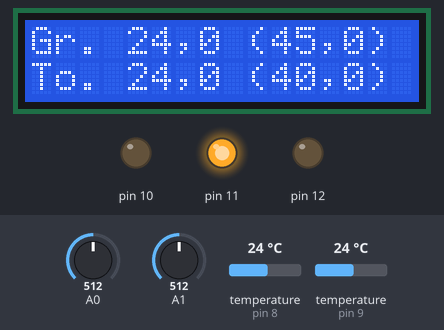
Simulated run of this sketch. Board: Arduino Uno, built with avr-gcc and run on an emulated ATmega328P. Shown: 16×2 character LCD, output pins drawn as LEDs (lit = HIGH). The inputs (shaded band) are chosen by the test bench; at power-on: temperature (sensors on pin 8, pin 9) 24 °C, A0 = 512, A1 = 512.

Above: at 4.1 s.
4.2 s: temperature (sensor on pin 8) set to 12 °C
At 6.7 s:
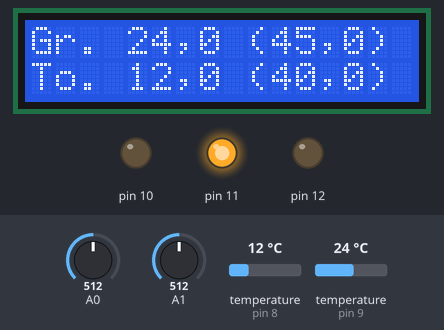
7.1 s: temperature (sensor on pin 9) set to 12 °C
At 10.0 s:
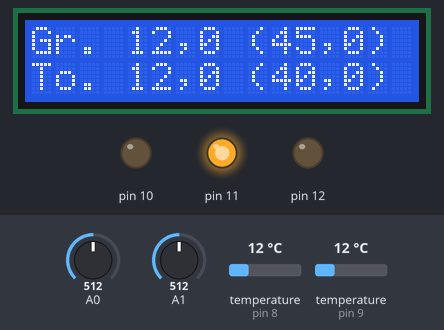
10.8 s: A0 set to 716
At 14.5 s:
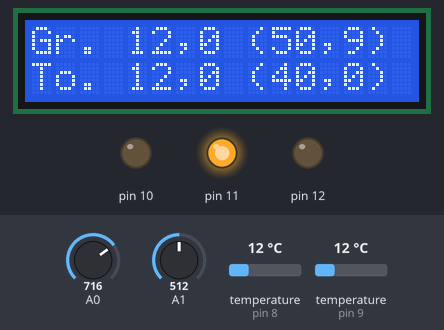
14.9 s: A1 set to 716
At 17.9 s:
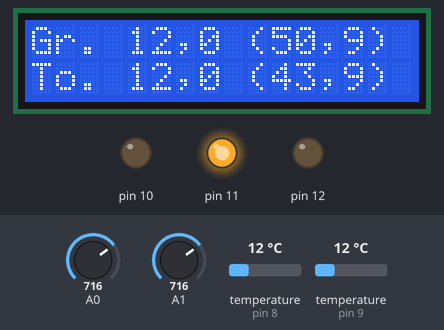
18.9 s: temperature (sensor on pin 8) set to 19 °C
At 20.2 s:
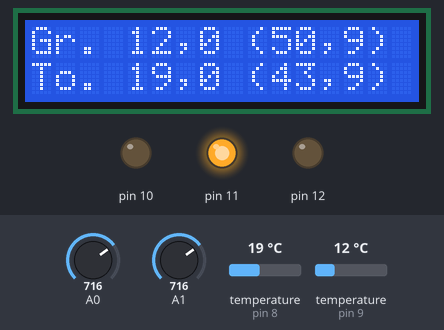
21.8 s: temperature (sensor on pin 9) set to 19 °C
At 24.7 s:
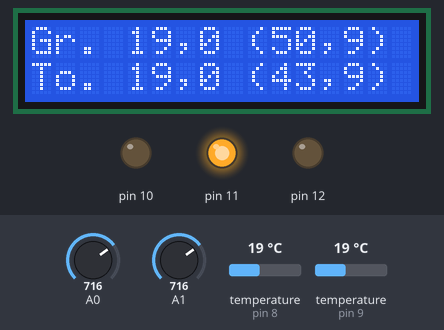
Timing chart, 0 to 26.0 s (numbered marks = the images above; inputs shaded):
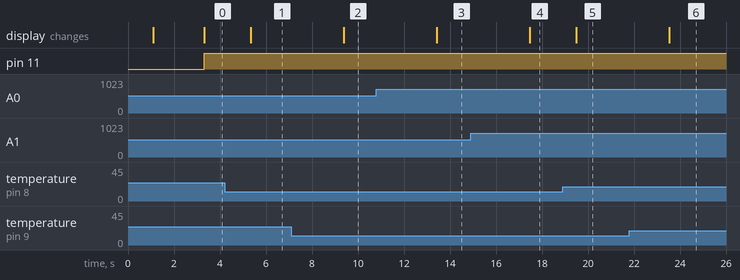

The sketch:

heatingSystem.ino
```cpp
#include<OneWire.h>
#include<LiquidCrystal.h>

#include <avr/wdt.h>

class Output {
  // Output IO pin class
  public:
  Output(int pin);
  void on();
  void off();
  bool is_on();

  private:
  int pin;
  bool _on;
};

Output::Output(int pin) {
  pinMode(pin, OUTPUT);
  this->pin = pin;
}

void Output::on() {
  digitalWrite(this->pin, HIGH);
  this->_on = true;
}

void Output::off() {
  digitalWrite(this->pin, LOW);
  this->_on = false;
}

bool Output::is_on() {
  return this->_on;
}

class Pump : public Output {
  public:
  Pump(int pin) : Output(pin) {this->off();};
};

class Boiler : public Output {
  public:
  Boiler(int pin) : Output(pin) {this->off();};
};

class StateError : public Output {
  public:
  StateError(int pin) : Output(pin) {this->off();};
};

class DS {
  public:
  DS(int pin);
  float get_temperature();
  bool is_error();

  private:
  int bottom;
  int upper;
  byte addr[8];
  void* sensor;
  bool error = false;

};

DS::DS (int pin) {
  OneWire * ds1 = new OneWire((uint8_t)pin);
  ds1->search(this->addr);
  if (OneWire::crc8(addr, 7) != addr[7]) {
    this->error = true;
  }
  this->sensor = ds1;
};

bool DS::is_error() {
  return this->error;
}

/*
 * This method bare parts are taken from Arduino example:
 * // OneWire DS18S20, DS18B20, DS1822 Temperature Example
 * //
 * // http://www.pjrc.com/teensy/td_libs_OneWire.html
 * //
 * // The DallasTemperature library can do all this work for you!
 * // http://milesburton.com/Dallas_Temperature_Control_Library
 */
float DS::get_temperature() {
  byte data[12];
  byte type_s;
  float celsius;

  OneWire * ds1 = (OneWire *)this->sensor;

  // start conversion
  ds1->reset();
  ds1->select(this->addr);
  ds1->write(0x44, 1);

  // wait conversion;  hint: WATCHDOG!!!
  delay(1000);

  // the first ROM byte indicates which chip
  switch (this->addr[0]) {
    case 0x10:
      //Serial.println("  Chip = DS18S20");  // or old DS1820
      type_s = 1;
      break;
    case 0x28:
     // Serial.println("  Chip = DS18B20");
      type_s = 0;
      break;
    case 0x22:
      //Serial.println("  Chip = DS1822");
      type_s = 0;
      break;
    default:
      //Serial.println("Device is not a DS18x20 family device.");
      this->error = true;
      return;
  }


  ds1->reset();
  ds1->select(addr);
  ds1->write(0xBE);
  for (int i = 0; i < 9; i++) {           // we need 9 bytes
    data[i] = ds1->read();
  }

  // Convert the data to actual temperature
  // because the result is a 16 bit signed integer, it should
  // be stored to an "int16_t" type, which is always 16 bits
  // even when compiled on a 32 bit processor.
  int16_t raw = (data[1] << 8) | data[0];
  if (type_s) {
    raw = raw << 3; // 9 bit resolution default
    if (data[7] == 0x10) {
      // "count remain" gives full 12 bit resolution
      raw = (raw & 0xFFF0) + 12 - data[6];
    }
  } else {
    byte cfg = (data[4] & 0x60);
    // at lower res, the low bits are undefined, so let's zero them
    if (cfg == 0x00) raw = raw & ~7;  // 9 bit resolution, 93.75 ms
    else if (cfg == 0x20) raw = raw & ~3; // 10 bit res, 187.5 ms
    else if (cfg == 0x40) raw = raw & ~1; // 11 bit res, 375 ms
    //// default is 12 bit resolution, 750 ms conversion time
  }
  celsius = (float)raw / 16.0;

  return celsius;
}

class Pots {
  public:
  Pots (int pin);
  int get_value();
  float get_temperature();
  void set_upper(int a);
  void set_bottom(int a);

  private:
  int upper;
  int bottom;
  int pin;
};

Pots::Pots (int pin) {
  this->pin = pin;
};

void Pots::set_bottom(int a) {
  this->bottom = a;
}

void Pots::set_upper(int a) {
  this->upper = a;
}

int Pots::get_value() {
  return analogRead(this->pin);
}

float Pots::get_temperature() {
  float steps = (this->upper-this->bottom)/1024.0;
  return this->bottom + steps * this->get_value();
}

class PotHeating : public Pots {
  public:
  PotHeating (int pin) : Pots(pin){};
};

class PotBoiler : public Pots {
  public:
  PotBoiler (int pin) : Pots(pin){};
};

class Display {
  public:
  Display(int rs, int enable, int d4, int d5, int d6, int d7);
  set_heating_temp(float temp);
  set_heating_wanted(float temp);
  set_boiler_temp(float temp);
  set_boiler_wanted(float tmep);
  set_error(bool sensor1, bool sensor2);

  private:
  print_state(bool state);

  void* ptr;
};

Display::Display(int rs, int enable, int d4, int d5, int d6, int d7) {
  LiquidCrystal * lcd = new LiquidCrystal((uint8_t)rs, (uint8_t)enable, (uint8_t)d4, (uint8_t)d5, (uint8_t)d6, (uint8_t)d7);
  lcd->begin(16,2);
  lcd->print("Starting up....");
  lcd->clear();
  lcd->setCursor(0,0);
  lcd->print("Gr. --,- (--,-)");
  lcd->setCursor(0,1);
  lcd->print("To. --,- (--,-)");
  this->ptr = lcd;
}

int get_int(float a) {
  return (int)a;
}

int get_dec1(float a) {
  float var = a - get_int(a);
  int fixed = var * 10;
  return fixed;
}

Display::set_heating_temp(float temp) {
  LiquidCrystal * lcd = (LiquidCrystal *)this->ptr;
  lcd->setCursor(4, 0);
  lcd->print(get_int(temp));
  lcd->setCursor(7, 0);
  lcd->print(get_dec1(temp));
}
Display::set_heating_wanted(float temp) {
  LiquidCrystal * lcd = (LiquidCrystal *)this->ptr;
  lcd->setCursor(10, 0);
  lcd->print(get_int(temp));
  lcd->setCursor(13, 0);
  lcd->print(get_dec1(temp));
}

Display::set_boiler_temp(float temp) {
  LiquidCrystal * lcd = (LiquidCrystal *)this->ptr;
  lcd->setCursor(4, 1);
  lcd->print(get_int(temp));
  lcd->setCursor(7, 1);
  lcd->print(get_dec1(temp));
}

Display::set_boiler_wanted(float temp) {
  LiquidCrystal * lcd = (LiquidCrystal *)this->ptr;
  lcd->setCursor(10, 1);
  lcd->print(get_int(temp));
  lcd->setCursor(13, 1);
  lcd->print(get_dec1(temp));
}

Display::print_state(bool state)
{
  LiquidCrystal * lcd = (LiquidCrystal *)this->ptr;

  if (state == false)
  {
    lcd->print("OK ");
  }
  else
  {
    lcd->print("ERR");
  }
}

Display::set_error(bool sensor1, bool sensor2) {
  LiquidCrystal * lcd = (LiquidCrystal *)this->ptr;
  lcd->clear();
  lcd->print("-- E R R O R --");
  lcd->setCursor(0, 1);
  lcd->print("s1: ");
  this->print_state(sensor1);
  lcd->print("..");
  lcd->print("s2: ");
  this->print_state(sensor2);
}


void setup() {
  digitalWrite(LED_BUILTIN, HIGH);   // turn the LED on (HIGH is the voltage level)
  delay(1000);                       // wait for a second
  digitalWrite(LED_BUILTIN, LOW);
  // put your setup code here, to run once:
  // 10 -> led & relay pump
  // 11 -> led & relay boiler
  // 12 -> led ERROR
  // A0 -> kotao temp
  // A1 -> boiler temp
  // 9 -> DS heating
  // 8 -> DS boiler
  // 2 - 7 -> lcd pins

  bool error = false;

  Pump pump(10);
  Boiler boiler(11);
  StateError stateError(12);
  PotHeating potHeating(A0);
  PotBoiler potBoiler(A1);
  DS heating_sensor(9);
  DS boiler_sensor(8);
  Display lcdDisplay(2, 3, 4, 5, 6, 7);

  float boiler_temperature = 0.0;
  float heating_temperature = 0.0;
  float boiler_ptemp = 0.0;
  float heating_ptemp = 0.0;
  const int boiler_hist = 3; //this MAY be changed
  const int heating_hist = 5; //recomended

  // boundaries in oC
  // this MAY change:
  potBoiler.set_bottom(30);
  potBoiler.set_upper(50);
  potHeating.set_bottom(30);
  potHeating.set_upper(60);

  wdt_enable(WDTO_8S);

  digitalWrite(LED_BUILTIN, HIGH);   // turn the LED on (HIGH is the voltage level)
  delay(200);                       // wait for a second
  digitalWrite(LED_BUILTIN, LOW);

  while(true){

    heating_ptemp = potHeating.get_temperature();
    boiler_ptemp = potBoiler.get_temperature();

    wdt_reset();
    heating_temperature = heating_sensor.get_temperature();
    wdt_reset();
    boiler_temperature = boiler_sensor.get_temperature();
    wdt_reset();

    // print some values!
    lcdDisplay.set_heating_temp(heating_temperature);
    lcdDisplay.set_heating_wanted(heating_ptemp);
    lcdDisplay.set_boiler_temp(boiler_temperature);
    lcdDisplay.set_boiler_wanted(boiler_ptemp);

    error |= heating_sensor.is_error();
    error |= boiler_sensor.is_error();

    if (!error){

      // H-E-A-T-I-N-G
      // heating water too cold
      if (heating_temperature < heating_ptemp - heating_hist) {
        if (pump.is_on()){
          pump.off();
        } // else pump is off anyway
      }

      // heating water at right temperature
      if (heating_temperature >= heating_ptemp) {
        if (!pump.is_on()) {
          pump.on();
        }
      }

      // we don't want to turn on boiler while using heating system for warming hot water
      if (pump.is_on() && boiler.is_on()) {
        boiler.off();
      }

      if (!pump.is_on()) {

        // if heating system has too cold water
        // we decide if boiler temperature is too low
        if (boiler_temperature < boiler_ptemp - boiler_hist){
          if (!boiler.is_on()) {
            boiler.on();
          }
        }

        // if boiler is warmed enough
        if (boiler_temperature > boiler_ptemp) {
          if (boiler.is_on()) {
            boiler.off();
          }
        }

      }

    } else { //we have an error
      boiler.off();
      pump.on();
      stateError.on();
      lcdDisplay.set_error(heating_sensor.is_error(), boiler_sensor.is_error());
      break;
    }

  }

}

void loop() {
  // put your main code here, to run repeatedly:
  // actually we never get here if no sensor error :)
  wdt_reset();
}
```

Measured:
- after the input at 4.2 s, the display: changes after 1.1 s (image 1)
- after the input at 7.1 s, the display: changes after 2.3 s (image 2)
- after the input at 10.8 s, the display: changes after 2.6 s (image 3)
- after the input at 14.9 s, the display: changes after 2.6 s (image 4)
- after the input at 18.9 s, the display: changes after 0.58 s (image 5)
- after the input at 21.8 s, the display: changes after 1.7 s (image 6)
